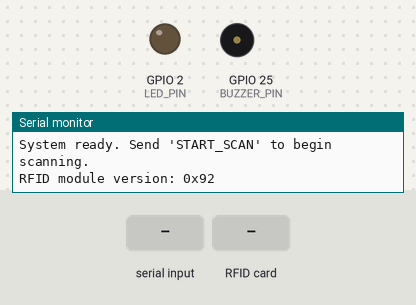
A sketch run on a simulated ESP32. Parts: output pins drawn as LEDs (lit = HIGH), buzzer (waves = sounding), the last lines printed to the serial monitor. Dashed ring = blinking. Inputs (shaded band) come from the test bench.

Above: at 1.7 s.
1.8 s: "START_SCAN\n" received over Serial
At 2.4 s:
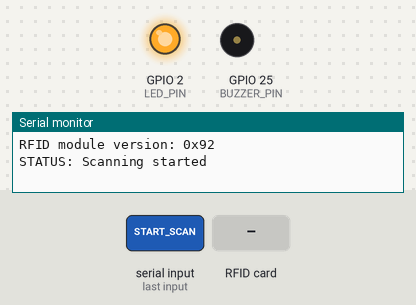
3.3 s: RFID card 5E 7A 19 C4 held to the reader
At 3.5 s:
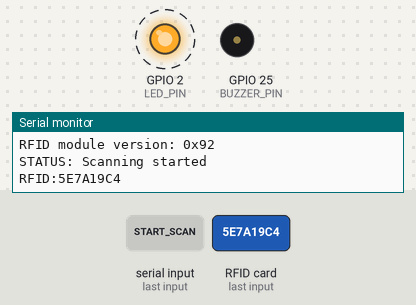
4.8 s: "STOP_SCAN\n" received over Serial
At 5.3 s:
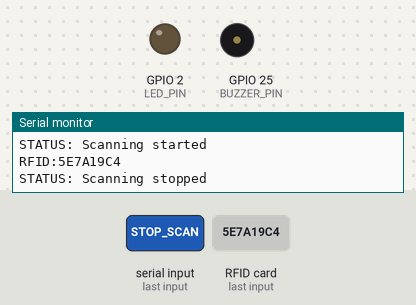
Timing chart, 0 to 7.8 s (numbered marks = the images above; inputs shaded):
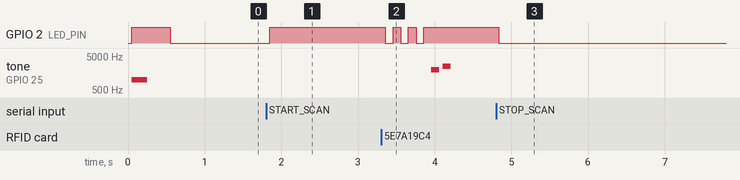

The sketch:

RFID_Reader_SmartTrack.ino
```cpp
/*
 * RFID Reader for SmartTrack Attendance System
 * Compatible with Arduino Uno/Nano/ESP32 + RC522 RFID Module
 *
 * Wiring for RC522 RFID Module:
 * RC522     Arduino Uno/Nano    ESP32
 * ----      ----------------    -----
 * SDA       D10                 GPIO5
 * SCK       D13                 GPIO18
 * MOSI      D11                 GPIO23
 * MISO      D12                 GPIO19
 * IRQ       Not connected       Not connected
 * GND       GND                 GND
 * RST       D9                  GPIO4
 * 3.3V      3.3V                3.3V
 */

#include <SPI.h>
#include <MFRC522.h>

// Pin definitions for different boards
#ifdef ESP32
  #define RST_PIN   4
  #define SS_PIN    5
  #define LED_PIN   2    // Built-in LED for ESP32
  #define BUZZER_PIN 25  // Optional buzzer
#else
  #define RST_PIN   9
  #define SS_PIN    10
  #define LED_PIN   13   // Built-in LED for Arduino
  #define BUZZER_PIN 8   // Optional buzzer
#endif

MFRC522 mfrc522(SS_PIN, RST_PIN);

// System state
bool scanningActive = false;
unsigned long lastCardRead = 0;
const unsigned long CARD_READ_DELAY = 2000; // Prevent duplicate reads within 2 seconds

void setup() {
  Serial.begin(9600);
  while (!Serial); // Wait for serial connection

  SPI.begin();
  mfrc522.PCD_Init();

  // Initialize pins
  pinMode(LED_PIN, OUTPUT);
  pinMode(BUZZER_PIN, OUTPUT);

  // Startup sequence
  digitalWrite(LED_PIN, HIGH);
  tone(BUZZER_PIN, 1000, 200);
  delay(500);
  digitalWrite(LED_PIN, LOW);

  Serial.println("SmartTrack RFID Reader v1.0");
  Serial.println("System ready. Send 'START_SCAN' to begin scanning.");

  // Test RFID module
  byte version = mfrc522.PCD_ReadRegister(mfrc522.VersionReg);
  if (version == 0x00 || version == 0xFF) {
    Serial.println("ERROR: RFID module not found!");
    while (1) {
      digitalWrite(LED_PIN, HIGH);
      delay(200);
      digitalWrite(LED_PIN, LOW);
      delay(200);
    }
  }

  Serial.print("RFID module version: 0x");
  Serial.println(version, HEX);
}

void loop() {
  // Check for serial commands
  if (Serial.available()) {
    String command = Serial.readStringUntil('\n');
    command.trim();
    command.toUpperCase();

    if (command == "START_SCAN") {
      scanningActive = true;
      digitalWrite(LED_PIN, HIGH);
      Serial.println("STATUS: Scanning started");
    }
    else if (command == "STOP_SCAN") {
      scanningActive = false;
      digitalWrite(LED_PIN, LOW);
      Serial.println("STATUS: Scanning stopped");
    }
    else if (command == "PING") {
      Serial.println("PONG");
    }
    else if (command == "VERSION") {
      Serial.println("SmartTrack RFID Reader v1.0");
    }
  }

  // Scan for RFID cards when active
  if (scanningActive) {
    scanForCard();
  }

  delay(50); // Small delay to prevent overwhelming the serial
}

void scanForCard() {
  // Check if a new card is present
  if (!mfrc522.PICC_IsNewCardPresent()) {
    return;
  }

  // Select one of the cards
  if (!mfrc522.PICC_ReadCardSerial()) {
    return;
  }

  // Prevent duplicate reads
  if (millis() - lastCardRead < CARD_READ_DELAY) {
    return;
  }

  lastCardRead = millis();

  // Read card UID
  String cardID = "";
  for (byte i = 0; i < mfrc522.uid.size; i++) {
    if (mfrc522.uid.uidByte[i] < 0x10) {
      cardID += "0";
    }
    cardID += String(mfrc522.uid.uidByte[i], HEX);
  }
  cardID.toUpperCase();

  // Send card data to computer
  Serial.print("RFID:");
  Serial.println(cardID);

  // Visual/audio feedback
  cardReadFeedback();

  // Halt PICC and stop encryption
  mfrc522.PICC_HaltA();
  mfrc522.PCD_StopCrypto1();
}

void cardReadFeedback() {
  // LED feedback
  for (int i = 0; i < 3; i++) {
    digitalWrite(LED_PIN, LOW);
    delay(100);
    digitalWrite(LED_PIN, HIGH);
    delay(100);
  }

  // Buzzer feedback (if connected)
  tone(BUZZER_PIN, 2000, 100);
  delay(150);
  tone(BUZZER_PIN, 2500, 100);
}

// Optional: Function to display card details for debugging
void dumpCardInfo() {
  Serial.print("Card type: ");
  MFRC522::PICC_Type piccType = mfrc522.PICC_GetType(mfrc522.uid.sak);
  Serial.println(mfrc522.PICC_GetTypeName(piccType));

  Serial.print("Card UID: ");
  for (byte i = 0; i < mfrc522.uid.size; i++) {
    Serial.print(mfrc522.uid.uidByte[i] < 0x10 ? " 0" : " ");
    Serial.print(mfrc522.uid.uidByte[i], HEX);
  }
  Serial.println();
}
```

Measured:
- after the input at 1.8 s, GPIO 2 (LED_PIN): LOW → HIGH after 0.05 s
- after the input at 3.3 s, GPIO 2 (LED_PIN): alternates HIGH for 0.10 s and LOW for 0.10 s, 6 changes in all, then stays HIGH, starting after 0.06 s; tone on GPIO 25 (BUZZER_PIN): silent → 2000 Hz after 0.66 s, → silent 0.10 s later, → 2500 Hz 0.05 s later, → silent 0.10 s later
- after the input at 4.8 s, GPIO 2 (LED_PIN): HIGH → LOW at once
